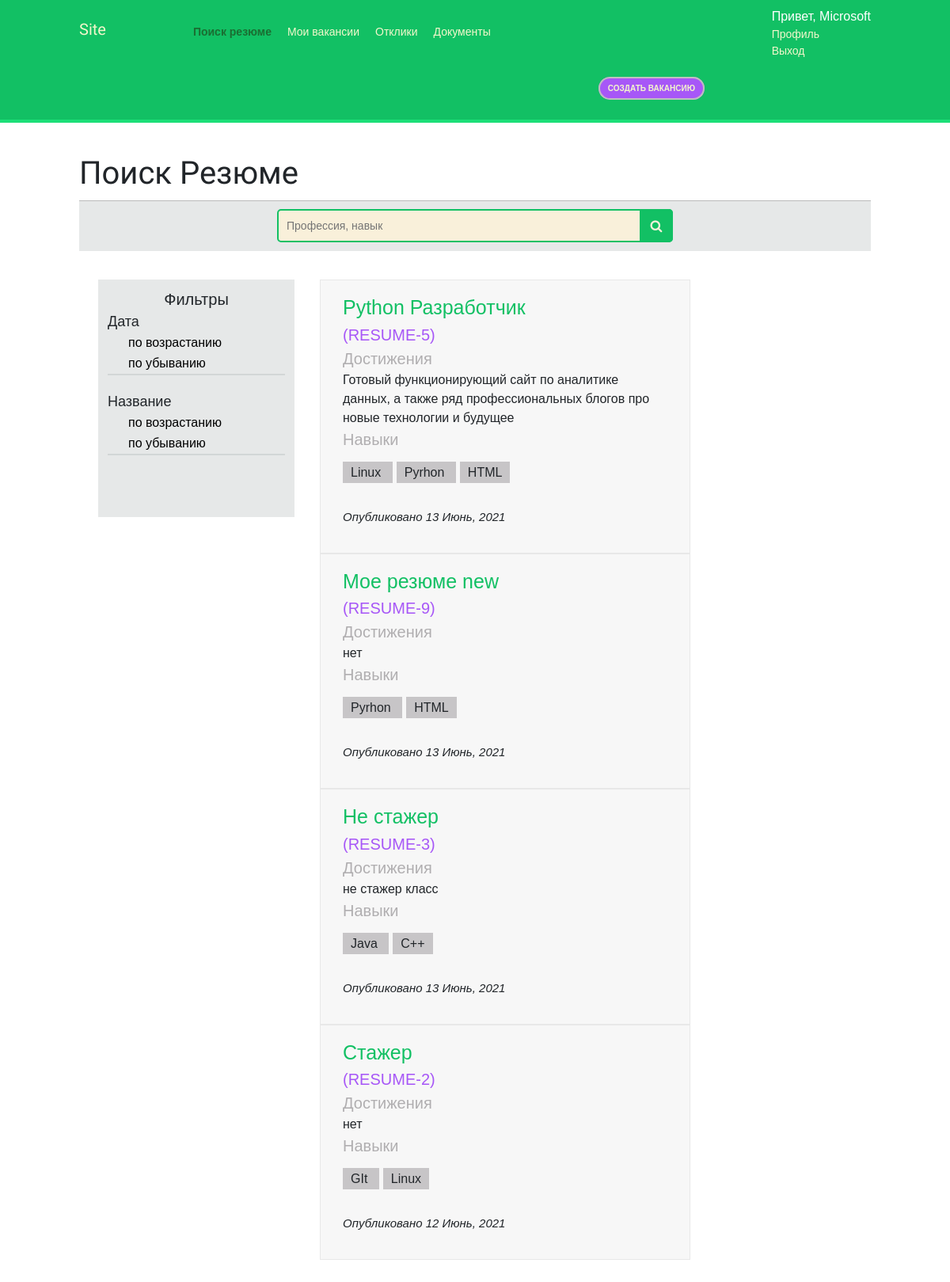
/search/resume/ (signed in), run on the app's committed database.
### main_site/models.py (models this page shows, shortened)
class CustomUser(AbstractUser):
	TYPE_OF_ROLE =(
			('student','Студент'),
			('company','Компания'),
			('admin','Админ')
		)
	role = models.CharField('Роль',max_length=50, choices=TYPE_OF_ROLE,default='student')
	class Meta:
		verbose_name = 'Пользователь'
		verbose_name_plural = 'Пользователи'

class Company(models.Model):
	user = models.OneToOneField(settings.AUTH_USER_MODEL,on_delete=models.CASCADE,related_name='companys', verbose_name='Пользователь')
	name = models.CharField('Название',max_length=200)
	address = models.CharField('Адрес',max_length=200)
	description = models.TextField('Описание')
	photo = models.ImageField('Фото',upload_to='img',blank=True)#upload_to
	phone = models.CharField('Телефон',max_length=12, default=' ')
	site_name = models.CharField('Сайт',max_length=200)
	class Meta:
		verbose_name = 'Профиль Компании'
		verbose_name_plural = 'Профили Компаний'

class Resume(models.Model):
	STATUS_CHOICES = (
			('blocked','Заблокированое'),
			('closed','Закрытое'),
			('published','Опубликованное'),
		)
	student = models.ForeignKey(Student,on_delete=models.CASCADE,related_name='resumes', verbose_name="Студент")
	skills = models.ManyToManyField(Skill,related_name='resumes', verbose_name="Навыки", blank=True)
	name = models.CharField('Название',max_length=100)
	experience = models.TextField('Опыт')
	responsibilities = models.TextField('Обязанности') #обязанности
	achievements = models.TextField('Достижения') #достижения
	about_self = models.TextField('О себе')
	created_by = models.DateTimeField(auto_now_add=True)
	updated_by =  models.DateTimeField(auto_now=True)
	status = models.CharField('Статус',max_length=20,choices=STATUS_CHOICES, default='published')
	class Meta:
		verbose_name = 'Резюме'
		verbose_name_plural = 'Резюме'

class Skill(models.Model):
	name = models.CharField('Название',max_length=100,unique=True)
	class Meta:
		verbose_name = 'Навык'
		verbose_name_plural = 'Навыки'

### main_site/views.py (the view)
# urls.py: path('search/resume/',views.ResumeListView.as_view() , name='resume_list'),
class ResumeListView(LoginRequiredMixin,ListView):
	model = Resume
	template_name = 'main_site/resume/resume_list.html'
	context_object_name = 'resumes'
	def get_queryset(self):
		queryset = Resume.objects.filter(status='published',).order_by('-updated_by').all()
		query = self.request.GET.get('search')
		if query:
			queryset = Resume.objects.filter(status='published',).filter(Q(name__icontains=query) | Q(skills__name__icontains=query)).distinct().order_by('-updated_by').all()
		if not self.request.GET.get('filter_clance'):
			filter_data = self.request.GET.get('filter')
			if filter_data:
				queryset = queryset.order_by(filter_data)
		return queryset
	def get_context_data(self, **kwargs):
		context = super().get_context_data(**kwargs)
		context["section"] = 'resume_list'
		search_value = self.request.GET.get('search')
		if not search_value:
			search_value = ''
		context['search_value'] = search_value
		context['filter'] = self.request.GET.get('filter')
		return context

### main_site/templates/main_site/resume/resume_list.html (shortened to what this page needs)
{% extends 'base.html' %}
{% block content %}
<h1 class="search">Поиск Резюме</h1>
<div style="">
	<div class="d1">
	  	<form method="get">
		  <input name="search" type="text" placeholder="Профессия, навык" value="{{search_value}}">
		  <button type="submit"></button>
		</form>
	</div>
	<div class="row mb p-3">
		<div class="col-1" style="width: 25%; background-color: #e6e8e8;margin-left: 20px; height: 300px">
			<div style="text-align: center;margin-top: 10px;font-size: 20px">Фильтры</div>
			<form method="get">
				<div style="margin-bottom: 20px; border-bottom: 2px solid #d2d6d6">
					<div style="font-size: 18px">Дата</div>
					<div style="margin-left: 20px">
						<button class="filters {% if filter == 'updated_by' %}selected_filter{% endif %}" type="submit" name="filter" value="updated_by" >
						 по возрастанию
						</button>
					</div>
					<div style="margin-left: 20px">
						<button class="filters {% if filter == '-updated_by' %}selected_filter{% endif %}" type="submit" name="filter" value="-updated_by" >
						 по убыванию
						</button>
					</div>
				</div>
				<div style="margin-bottom: 20px;border-bottom: 2px solid #d2d6d6">
					<div style="font-size: 18px">Название</div>
					<div style="margin-left: 20px">
						<button class="filters {% if filter == 'name' %}selected_filter{% endif %}" type="submit" name="filter" value="name" >
						 по возрастанию
						</button>
					</div>
					<div style="margin-left: 20px">
						<button class="filters {% if filter == '-name' %}selected_filter{% endif %}" type="submit" name="filter" value="-name" >
						 по убыванию
						</button>
					</div>
				</div>
			</form>
		</div>
		<div class="col">
			<ul>
			{% for resume in resumes %}
				<li style="list-style-type: none;">
					<div class="row mb p-3 profile-info-top" style="width: 70%; border: 1px #e8e8e8 solid">
						<a href="{% url 'resume_detail' resume.id %}" style="font-size: 25px">
						{{resume.name}} </a><span style="font-size: 20px;color: #a757f7">(RESUME-{{resume.id}})</span>
						<div style="">
						<span style="font-size: 20px; color: #b0aeb0; padding-right: 20px ">Достижения</span>
						<div>{{resume.achievements}}</div>
						</div>
						<div class="" style="margin-bottom: 30px">
							<span style="font-size: 20px; color: #b0aeb0; padding-right: 20px ">Навыки</span>
							<div style="margin-top: 15px">
								{% for i in resume.skills.all %}
								<span style="padding: 5px 10px;margin-right: 5px; background: #c7c5c7;">
									{{i.name}}
								</span>
								{% endfor %}
							</div>
						</div>
						<p style="font-size: 15px"><i>Опубликовано {{resume.updated_by | date:"j F, Y"}}</i></p>
					</div>
				</li>
			{% endfor %}
			</ul>
		</div>
	</div>
</div>
{% endblock %}

### main_site/templates/main_site/base_header_company.html
<span class="logo">Site</span>
<ul class="menu" >
	<li {% if section == "resume_list" %} class="selected" {% endif %}>
		<a href="{% url 'resume_list' %}">Поиск резюме</a>
	</li>
	<li {% if section == "my_vacancy_list" %} class="selected" {% endif %}>
		<a href="{% url 'my_vacancy_list' %}">Мои вакансии</a>
	</li>
	<li {% if section == "company_response_list" %} class="selected" {% endif %}>
		<a href="{% url 'company_response_list' %}">Отклики</a>
	</li>
	<li {% if section == "document_list" %} class="selected" {% endif %}>
		<a href="{% url 'document_list' %}">Документы</a>
	</li>
</ul>
<span class="user">
	<div style="font-size: 16px">Привет, {{request.user.companys.name}}</div>
	<div {% if section == "profile" %} class="selected" {% endif %} style="list-style-type: none">
		<a href="{% url 'profile' %}">Профиль</a>
	</div>
	<a href="{% url 'logout' %}">Выход</a>
</span>
<div id="right">
	<span {% if section == "create_vacancy" %} class="selected-create" {% endif %} >
		<a href="{% url 'create_vacancy' %}">Создать вакансию</a>
	</span>
</div>

### main_site/static/css/base.css (style rules this page uses)
body { margin:0; padding:0; font-family:helvetica, sans-serif; }
p { line-height: 1.8; }
a { color:#12c064; text-decoration:none; }
h1, h2, h3, h4, h5 , h6 { font-family: 'Muli', sans-serif; font-weight:normal; }
h1 { border-bottom:1px solid #bbb; padding:0 0 10px 0; margin:10px 0 20px 0; }
#header .logo { font-family: 'Muli', sans-serif; float:left; color:#f3f7cc; font-size:20px; margin-right:10%; margin-top:17px; }
#header ul.menu { list-style:none; float:left; margin:0; padding:0; }
#header ul.menu li { float:left; padding:25px 10px; }
#header div#right { float:right; margin-right: 200px; padding:25px 10px; }
#header div#right a,#header div#after-right a { background: #a757f7; border-radius:50px; border: 2px solid #bfbfbf; font-weight:bold; color:#f3f7cc; padding:7px 10px; font-size:10px; text-transform:uppercase; }
#header ul.menu li.selected a, #header ul.menu li.selected a:hover, #header div.selected a { color:#1b6d32; font-weight:bold; }
* { box-sizing: border-box; }
h1.search { margin-bottom: 0px; }
.d1 { border-bottom: 1px solid #e6e8e8; padding-top: 10px; margin-bottom: 20px; background-color: #e6e8e8; }
.d1 form { position: relative; width: 500px; margin: 0 auto; }
.d1 input { width: 100%; height: 42px; padding-left: 10px; border: 2px solid #12c064; border-radius: 5px; outline: none; background: #F9F0DA; color: #000; }
.d1 button { position: absolute; top: 0; right: 0px; width: 42px; height: 42px; border: none; background: #12c064; border-radius: 0 5px 5px 0; cursor: pointer; }
.d1 button:before { content: "\f002"; font-family: FontAwesome; font-size: 16px; color: #F9F0DA; }
#header a { color:#f3f7cc; }
#header .user { float:right; padding-top:4px; }
form { overflow:auto; }
input, textarea { clear:both; float:left; margin:0 0 10px; background:#efefef; border:0; padding:6px 10px; font-size:14px; }
.profile-info-top { border-top: 1px #e8e8e8 solid; border-bottom: 1px #e8e8e8 solid; background-color: #f7f7f7; }
button.filters { border:0; width: 100%; background-color: #e6e8e8; text-align: left; }

### data on the page
CustomUser: user.companys.name "Microsoft"
Resume: name "Python Разработчик", id "5", achievements "Готовый функционирующий сайт по аналитике данных, а также ряд профессиональных блогов про новые технологии и будущее", updated_by "13 Июнь, 2021"
Skill: name "Linux"
Skill: name "Pyrhon"
Skill: name "HTML"
Resume: name "Мое резюме new", id "9", achievements "нет", updated_by "13 Июнь, 2021"
Resume: name "Не стажер", id "3", achievements "не стажер класс", updated_by "13 Июнь, 2021"
Skill: name "Java"
Skill: name "C++"
Resume: name "Стажер", id "2", achievements "нет", updated_by "12 Июнь, 2021"
Skill: name "GIt"
